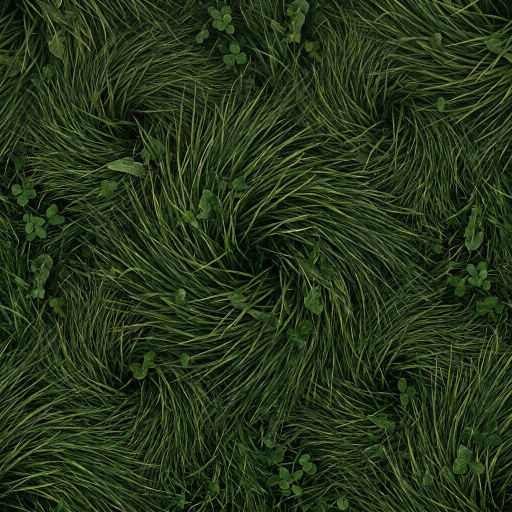
#> input picture tools/hd_assets/source/grass_blades_hi3d.png, 1024 x 1024 px (shown at 1/2 size)
$ python build_grass.py
#> lines starting #> are read from the running program, lines starting #| are printed output that depends on the picture
#!/usr/bin/env python3
"""Makes the HD grass the client lays under the ground (Client/CONTENTS/world/grass.png).

Run from the repo root:  python3 tools/hd_assets/build_grass.py
(only the picture changes: no rebuild of the game is needed, just restart the client)

Reads   tools/hd_assets/source/grass_blades_hi3d.png   close-up blades   (Hi3D, Nano-Banana-Pro)
        tools/hd_assets/source/grass_far_hi3d.png      the meadow from high up (same)
Writes  Client/CONTENTS/world/grass.png                64 picture pixels = one ground tile

The scale is set against the character, who stands about 1.5 tiles (48 game pixels) tall:
  BLADE_TILES   how many tiles the close-up picture is shrunk to cover. Its blades are about a
                ninth of the picture long, so 4 tiles makes a blade about 14 game pixels: a bit
                over a quarter of the character, shin-high wild grass. Smaller = finer grass.
  TILES         the size of the finished picture in tiles (how often the ground repeats).
How it is put together:
  * both sources are made to repeat (their left / top BAND pixels cross-faded with what lies
    beyond the right / bottom edge, and cut down by that band)
  * the blades are shrunk and scattered: hundreds of round pieces taken from random places in
    them, each turned or mirrored at random, so the ground has no rows or repeats of its own
  * the far picture's broad light and dark patches are laid over them, so no two repeats of the
    blades look the same
  * the colour is moved to the old grass's (maptiles1 sheet 0: mean R 48 G 62 B 13), a little
    richer, so the old grass-to-dirt edge tiles still meet it
"""
import os
import numpy as np
from PIL import Image, ImageFilter

ROOT = os.path.dirname(os.path.dirname(os.path.dirname(os.path.abspath(__file__))))
SRC = os.path.join(ROOT, 'tools', 'hd_assets', 'source')
OUT = os.path.join(ROOT, 'Client', 'CONTENTS', 'world', 'grass.png')
BLADE_TILES, TILES, BAND = 4, 16, 128
PATCHES = 0.9            # how strongly the far picture's patches show (0 = not at all)
TARGET = np.array([50.0, 66.0, 17.0])
SPLAT, SPLATS, SEED = 112, 900, 7   # the scatter below: piece size in picture pixels, how many, which shuffle

def repeating(name):
#> called with name = 'grass_blades_hi3d.png'
    a = np.asarray(Image.open(os.path.join(SRC, name)).convert('RGB')).astype(np.float32)
    H, W, _ = a.shape
#> H = 1024; W = 1024
    f = np.arange(BAND, dtype=np.float32) / BAND
    f = f * f * (3 - 2 * f)
    a[:, :BAND] = a[:, :BAND] * f[None, :, None] + a[:, W - BAND:] * (1 - f)[None, :, None]
    a = a[:, :W - BAND]
#> a: shape (1024, 896, 3) float32
    a[:BAND] = a[:BAND] * f[:, None, None] + a[H - BAND:] * (1 - f)[:, None, None]
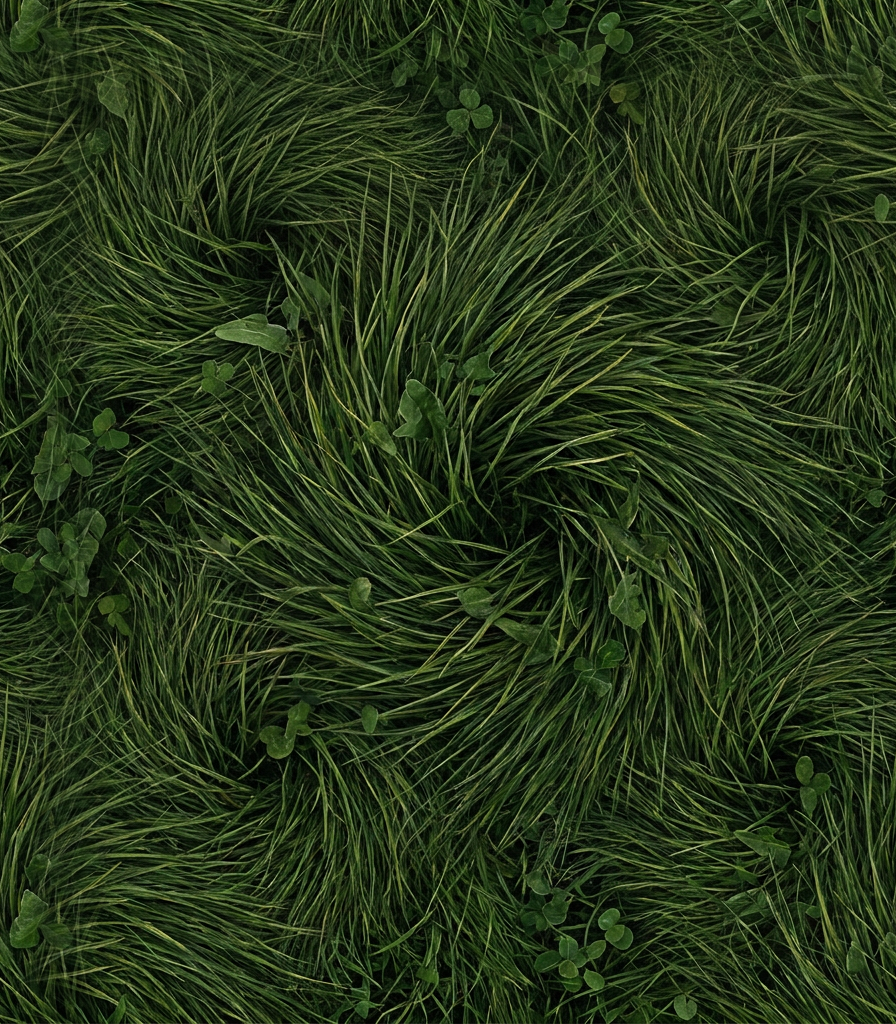
#> a: shape (1024, 896, 3) float32; mean R, G, B 37.9, 53.1, 24.8
    return a[:H - BAND]

def img(a): return Image.fromarray(np.clip(a, 0, 255).astype(np.uint8))
#> returned value: PIL image 896x896 RGB

cell = 64 * BLADE_TILES
blades = np.asarray(img(repeating('grass_blades_hi3d.png')).resize((cell, cell), Image.LANCZOS)
                    .filter(ImageFilter.UnsharpMask(radius=1, percent=60, threshold=0))).astype(np.float32)
size = 64 * TILES
# scatter: SPLATS round pieces of the shrunk blades, each from a random place in it and turned a
# random quarter turn or mirrored, laid at random over the picture (wrapping round its edges).
# Where pieces overlap the strongest one shows, with a narrow soft join, so nothing lines up in rows.
rng = np.random.default_rng(SEED)
R = SPLAT // 2
yy, xx = np.mgrid[-R:R, -R:R].astype(np.float32)
mask = np.clip(1 - np.sqrt(xx * xx + yy * yy) / R, 0, 1) ** 2
acc = np.zeros((size, size, 3), np.float32)
wsum = np.zeros((size, size), np.float32)
for i in range(SPLATS):
    sy, sx = rng.integers(0, cell, 2)
    piece = np.take(np.take(blades, np.arange(sy, sy + SPLAT) % cell, axis=0), np.arange(sx, sx + SPLAT) % cell, axis=1)
    piece = np.rot90(piece, int(rng.integers(0, 4)))
    if rng.integers(0, 2): piece = piece[:, ::-1]
    w = (mask * float(rng.uniform(0.6, 1.0))) ** 6
    ys = np.arange(SPLAT)[:, None] + int(rng.integers(0, size)); xs = np.arange(SPLAT)[None, :] + int(rng.integers(0, size))
    ys %= size; xs %= size
    acc[ys, xs] += piece * w[:, :, None]
    wsum[ys, xs] += w
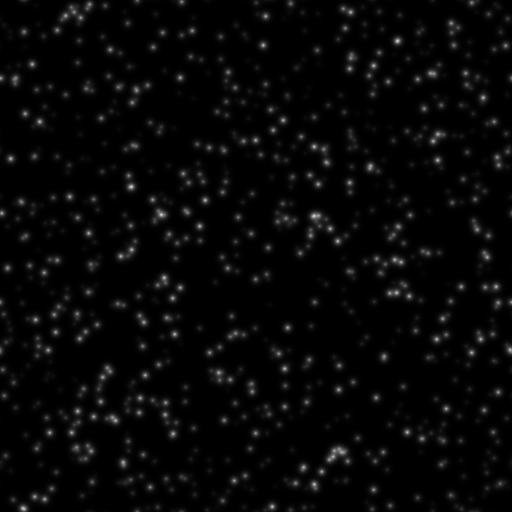
#> wsum: shape (1024, 1024) float32 (shown at 1/2 size); min 8.55e-16, max 1.12, mean 0.0324; drawn with min black and max white
assert wsum.min() > 0, 'holes: more SPLATS needed'
out = acc / wsum[:, :, None]

far = img(repeating('grass_far_hi3d.png')).resize((size, size), Image.LANCZOS)
#> call 2 of repeating, with name = 'grass_far_hi3d.png'
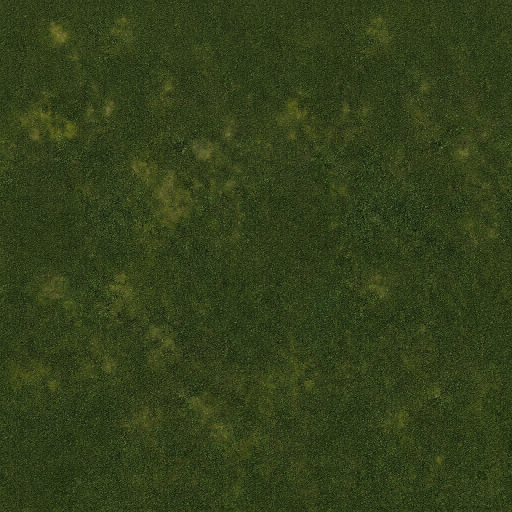
#> input picture tools/hd_assets/source/grass_far_hi3d.png, 1024 x 1024 px (shown at 1/2 size)
#> in repeating (call 2), `a[:BAND] = a[:BAND] * f[:, None, None] + a[H - BAND:] * (1 - f)[:, Non..`:
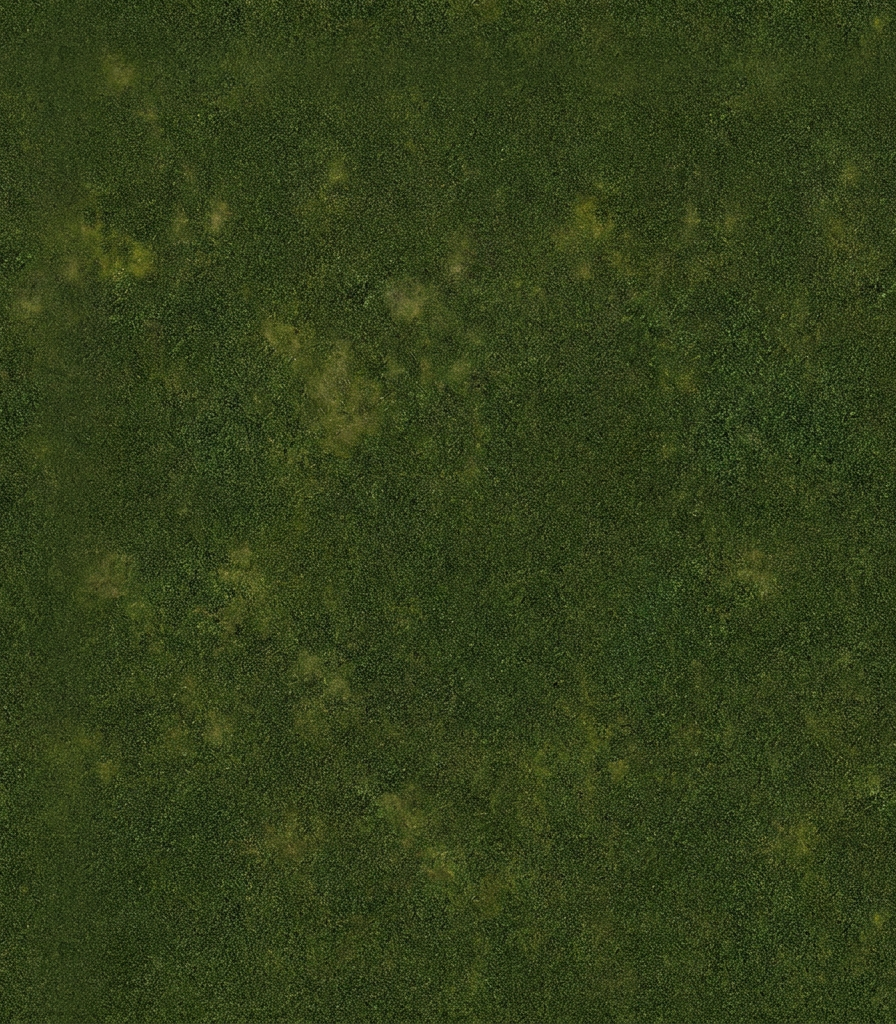
#> a: shape (1024, 896, 3) float32; mean R, G, B 51.1, 63.4, 26.4
big = np.asarray(Image.fromarray(np.tile(np.asarray(far), (3, 3, 1))).filter(ImageFilter.GaussianBlur(20)))
low = big[size:2 * size, size:2 * size].astype(np.float32)        # blurred with its neighbours: still repeats
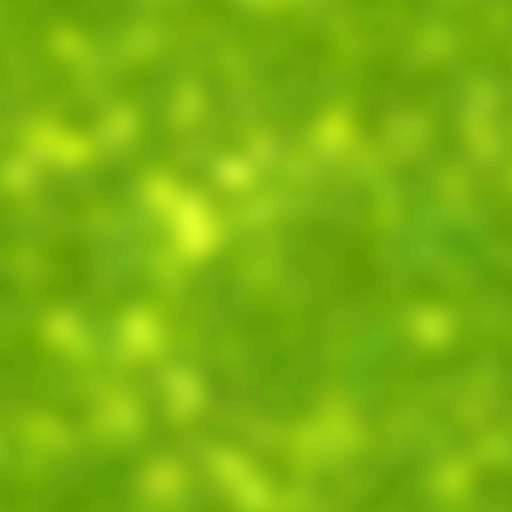
#> low: shape (1024, 1024, 3) float32 (shown at 1/2 size); mean R, G, B 51.3, 63.6, 26.5; drawn with min black and max white
gain = low / low.reshape(-1, 3).mean(0)[None, None, :]
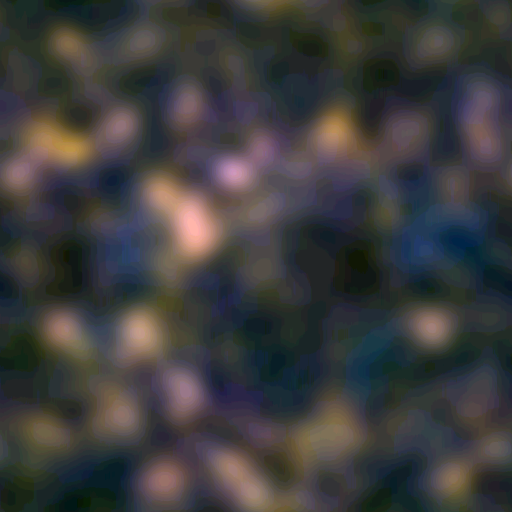
#> gain: shape (1024, 1024, 3) float32 (shown at 1/2 size); mean R, G, B 1, 0.999, 1; drawn with min black and max white
out *= 1 + PATCHES * (gain - 1)
out *= (TARGET / out.reshape(-1, 3).mean(0))[None, None, :]
img(out).convert('RGBA').save(OUT)
#> in img (call 3), `def img(a): return Image.fromarray(np.clip(a, 0, 255).astype(np.uint8))`:
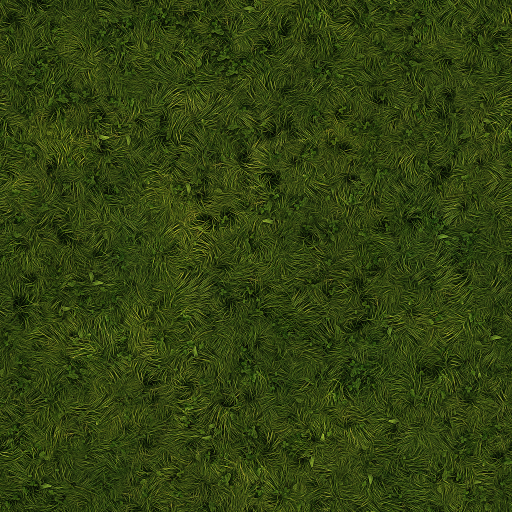
#> returned value: PIL image 1024x1024 RGB (shown at 1/2 size); mean R, G, B 49.5, 65.5, 16.5
print(size, np.clip(out, 0, 255).reshape(-1, 3).mean(0).round(1))
#| 1024 [50. 66. 17.]
